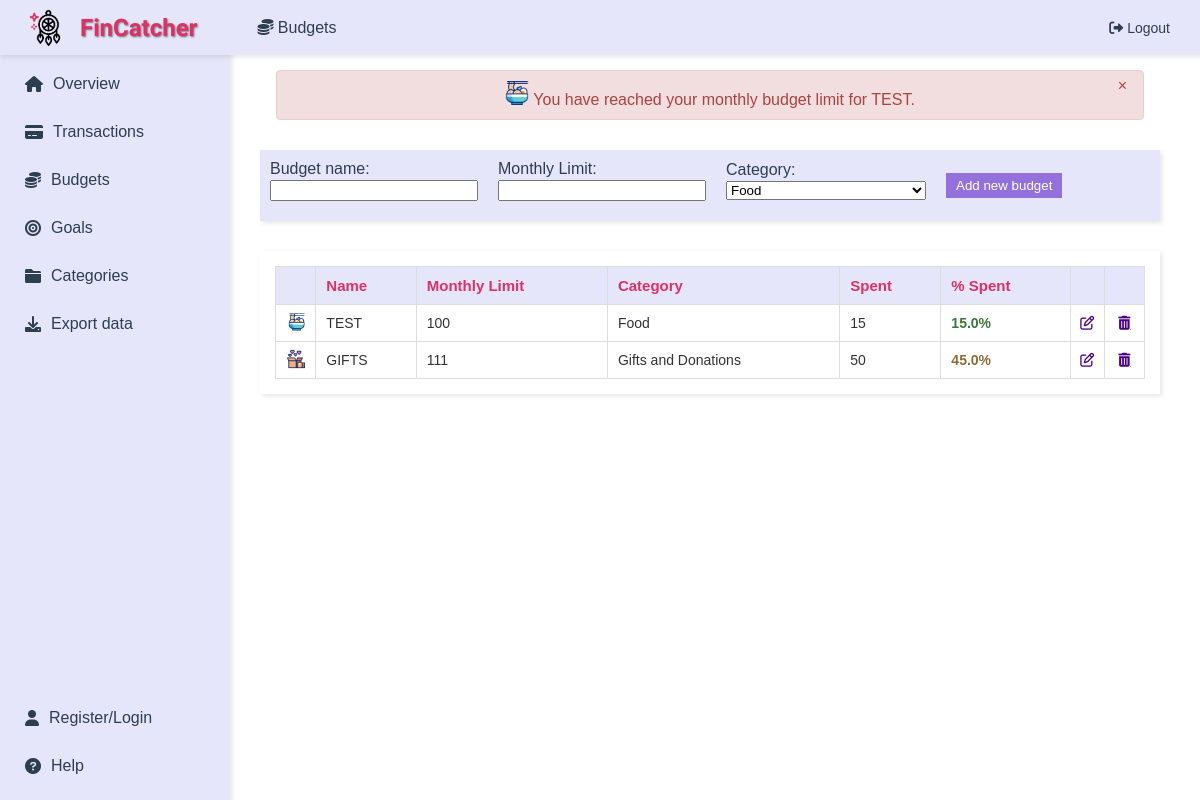
The page /budgets (signed in) on the database its author committed.
### app/main/models.py (models this page shows)
class Budgets(db.Model):
    id = db.Column(db.Integer, primary_key=True, unique=True, nullable=False)
    name = db.Column(db.String(50), nullable=False)
    monthly_limit = db.Column(db.Float, nullable=False)
    spent = db.Column(db.Float, default=0)
    spent_percentage = db.Column(db.Float, default=0)
    category_id = db.Column(db.Integer, db.ForeignKey('categories.id'), nullable=False)  # references Categories table
    user_id = db.Column(db.Integer, db.ForeignKey('user.user_id'), nullable=False)  # link to User
    __table_args__ = (UniqueConstraint('name', 'user_id', name='uix_name_user_id'),)
    def calculate_spent_percentage(self):
        self.spent_percentage = (self.spent / self.monthly_limit * 100) if self.monthly_limit > 0 else 0

class Categories(db.Model):
    id = db.Column(db.Integer, primary_key=True, unique=True, nullable=False)
    name = db.Column(db.String(50), nullable=False)
    description = db.Column(db.String(1000), nullable=True)
    user_id = db.Column(db.Integer, db.ForeignKey('user.user_id'), nullable=True)  # link to User
    budgets = db.relationship('Budgets', backref='category', lazy=True)
    goals = db.relationship('Goals', backref='category', lazy=True)
    __table_args__ = (UniqueConstraint('name', 'user_id', name='uix_name_user_id'),)

### app/budgets/routes.py (the view, shortened to what this page needs)
@budgets.route('/budgets', methods=['GET', 'POST'])
@login_required # requires the user to be logged in
def budgets_page():
    categories_list = get_categories()
    update_budget_progress_and_notify(current_user.user_id, category_icons)  # Update budgets and notify
    budgets_list = Budgets.query.filter_by(user_id=current_user.user_id).all()
    return render_template('show_budgets.html', page_title='Budgets', icon='fa-solid fa-coins',
                           budgets=budgets_list, categories=categories_list, category_gifs=category_gifs,
                           category_icons=category_icons)

### app/main/helpers.py (called while the page is built)
def get_categories():
    return Categories.query.filter(
        or_(Categories.id <= 16, Categories.user_id == current_user.user_id)
    ).all()

### app/main/models.py (called while the page is built)
@login_manager.user_loader
def load_user(user_id):
    return User.query.get(int(user_id))  # query the database to retrieve the user instance corresponding to the user_id

### app/budgets/templates/show_budgets.html (shortened to what this page needs)
{% extends "layout.html" %}
{% block content %}
{% with messages = get_flashed_messages(with_categories=true) %}
    {% if messages %}
        <div>
            {% for category, message in messages %}
                <div style="position: relative; margin-bottom: 15px; padding: 10px; border-radius: 4px; width: 90%; margin: 10px auto; text-align: center; border: 1px solid transparent;
                            {% if category == 'success' %}
                                background-color: #dff0d8; border-color: #d0e9c6; color: #3c763d;
                            {% elif category == 'error' %}
                                background-color: #f2dede; border-color: #ebccd1; color: #a94442;
                            {% else %}
                                background-color: #d9edf7; border-color: #bcdff1; color: #31708f;
                            {% endif %}
                     class="flash-message">
                    <button onclick="this.parentElement.style.display='none';" style="position: absolute; top: 5px; right: 10px; background: none; border: none; font-size: 16px; color: inherit; cursor: pointer;">&times;</button>
                    {{ message | safe }}
                </div>
            {% endfor %}
        </div>
    {% endif %}
{% endwith %}
<div style="padding: 20px; background-color: #FFFFFF;">
    <div id="budget-form" style="margin-bottom: 30px;">
        <form action="{{ url_for('budgets.budgets_page') }}" method="POST"
              style="background-color: #E6E6FA; padding: 10px; box-shadow: 2px 2px 5px rgba(0,0,0,0.1); display: flex; align-items: center; gap: 10px;">
            <div style="display: flex; flex-direction: column; align-items: flex-start; margin-right: 10px;">
                <label for="name" style="margin-bottom: 2px;">Budget name:</label>
                <input type="text" id="name" name="name" style="margin-bottom: 10px; width: 200px;" required>
            </div>
            <div style="display: flex; flex-direction: column; align-items: flex-start; margin-right: 10px;">
                <label for="monthly_limit" style="margin-bottom: 2px;">Monthly Limit:</label>
                <input type="number" id="monthly_limit" name="monthly_limit" style="margin-bottom: 10px; width: 200px;" required>
            </div>
            <div style="display: flex; flex-direction: column; align-items: flex-start; margin-right: 10px;">
                <label for="category" style="margin-bottom: 2px;">Category:</label>
                <select id="category" name="category_id" style="margin-bottom: 10px; width: 200px;">
                    {% for category in categories %}
                        <option value="{{ category.id }}">{{ category.name }}</option>
                    {% endfor %}
                </select>
            </div>
            <button type="submit" style="background-color: #9370DB; color: white; padding: 5px 10px; border: none; cursor: pointer; transition: background-color 0.3s;">Add new budget</button>
        </form>
    </div>
    <div id="budgets-list" style="padding: 15px; box-shadow: 2px 2px 5px rgba(0,0,0,0.1); background-color: #FFFFFF;">
        <table style="width: 100%; border-collapse: collapse; text-align: left; font-size: 14px; color: #333333;">
            <thead style="background-color: #E6E6FA; color: #DE3163; font-size: 15px;">
                <tr>
                    <th style="padding: 10px; border: 1px solid #DDD;"></th>
                    <th style="padding: 10px; border: 1px solid #DDD;">Name</th>
                    <th style="padding: 10px; border: 1px solid #DDD;">Monthly Limit</th>
                    <th style="padding: 10px; border: 1px solid #DDD;">Category</th>
                    <th style="padding: 10px; border: 1px solid #DDD;">Spent</th>
                    <th style="padding: 10px; border: 1px solid #DDD;">% Spent</th>
                    <th style="padding: 10px; border: 1px solid #DDD;"></th>
                    <th style="padding: 10px; border: 1px solid #DDD;"></th>
                </tr>
            </thead>
            <tbody>
                {% for budget in budgets %}
                <tr style="background-color: #FFFFFF;">
                    <td style="padding: 0; border: 1px solid #DDD; text-align: center;">
                        <img src="{{ category_gifs[budget.category_id if budget.category_id <= 16 else 17] }}" alt="Category gif" style="width:24px; height:24px;">
                    </td>
                    <td style="padding: 10px; border: 1px solid #DDD;">{{ budget.name }}</td>
                    <td style="padding: 10px; border: 1px solid #DDD;">{{ "%.0f"|format(budget.monthly_limit) if budget.monthly_limit.is_integer() else "%.2f"|format(budget.monthly_limit) }}</td>
                    <td style="padding: 10px; border: 1px solid #DDD;">{{ budget.category.name }}</td>
                    <td style="padding: 10px; border: 1px solid #DDD;">{{ "%.0f"|format(budget.spent) if budget.spent.is_integer() else "%.2f"|format(budget.spent) }}</td>
                    <td style="padding: 10px; border: 1px solid #DDD;">
                        <span style="color:
                            {% if budget.spent_percentage > 70 %} #a94442 {% elif budget.spent_percentage > 30 %} #8a6d3b {% else %} #3c763d {% endif %}; font-weight: bold;">
                            {{ budget.spent_percentage | round }}%
                        </span>
                    </td>
                    <td style="padding: 0; border: 1px solid #DDD; text-align: center;">
                        <a href="{{ url_for('budgets.edit_budget', id=budget.id) }}" class="edit-btn" style="color: #4B0082;">
                            <i class="fa-regular fa-pen-to-square"></i>
                        </a>
                    </td>
                    <td style="padding: 0; border: 1px solid #DDD; text-align: center;">
                        <div style="display: flex; justify-content: center; align-items: center; gap: 0;">
                            <a href="{{ url_for('budgets.delete_budget', id=budget.id) }}" class="delete-btn" style="display: flex; justify-content: center; align-items: center; width: 24px; height: 24px; color: #4B0082;" onclick="confirmDelete(event, {{ budget.id }});">
                                <i class="fas fa-trash-alt"></i>
                            </a>
                        </div>
                    </td>
                </tr>
                {% endfor %}
            </tbody>
        </table>
    </div>
</div>
{% endblock %}

### app/main/templates/layout.html (style rules this page uses)
body { margin: 0; font-family: Arial, sans-serif; background-color: #ffffff; color: #2c3e50; }

### rows shown on the page
Budgets: shows a picture, name "TEST", monthly_limit "100", category.name "Food", spent "15", spent_percentage "15.0"
Budgets: shows a picture, name "GIFTS", monthly_limit "111", category.name "Gifts and Donations", spent "50", spent_percentage "45.0", {{ budget.id }} 2 (drawn)

### other values the page prints
{{ page_title }} "Budgets"
{{ message | safe }} "You have reached your monthly budget limit for TEST."
form field category_id "Food"
